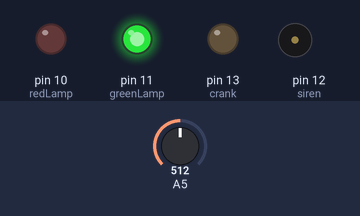
The sketch below on a simulated Arduino Uno, built with avr-gcc and run on an emulated ATmega328P. Shown: output pins drawn as LEDs (lit = HIGH), buzzer (waves = sounding, pin HIGH). The inputs (shaded band) are chosen by the test bench; at power-on: A5 = 512.

Above: at 1.2 s.
1.3 s: A5 set to 420
2.8 s: A5 set to 400
At 3.9 s:
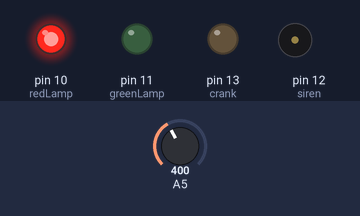
4.3 s: A5 set to 511
At 5.0 s:
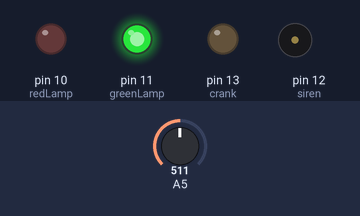
5.8 s: A5 set to 306
At 6.2 s:
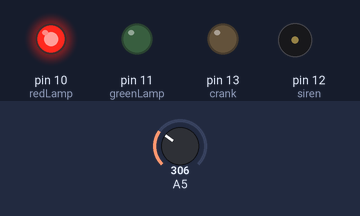
Timing chart, 0 to 8.3 s (numbered marks = the images above; inputs shaded):
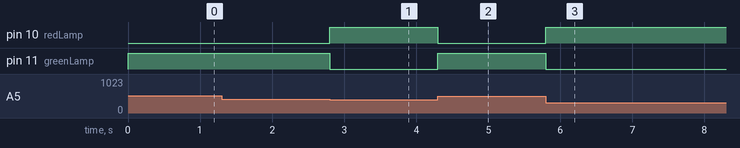

Measured:
- the behaviour switches between 410 and 409 on A5 (found by bisection; images 0 and 1)
- after the input at 1.3 s, every drawn part: stays the same
- after the input at 2.8 s, pin 10 (redLamp): LOW → HIGH at once; pin 11 (greenLamp): HIGH → LOW at once
- after the input at 4.3 s, pin 10 (redLamp): HIGH → LOW at once; pin 11 (greenLamp): LOW → HIGH at once
- after the input at 5.8 s, pin 10 (redLamp): LOW → HIGH at once; pin 11 (greenLamp): HIGH → LOW at once

The sketch:

generator-auto-crank.ino
```cpp
int feed = "A0";
int feedThreshold = 2;

int crank = 13;
int crankSeconds = 4;
int crankRestSeconds = 6;
int attempt = 3;

int siren = 12;
int sirenSeconds = 60;

int greenLamp = 11;
int redLamp = 10;

void setup()
{

  Serial.begin(9600);

  pinMode(feed, INPUT);
  pinMode(crank, OUTPUT);
  pinMode(siren, OUTPUT);
  pinMode(greenLamp, OUTPUT);
  pinMode(redLamp, OUTPUT);

  if(checkFeed(feed) < feedThreshold)
  {generatorOff(greenLamp, redLamp);}
  else
  {generatorOn(greenLamp, redLamp);}

  for(int i = 1; i<= attempt; i++)
  {
    if(checkFeed(feed) < feedThreshold)
    {startMotor(crank, crankSeconds, crankRestSeconds);}
  }

  if(checkFeed(feed) < feedThreshold)
  {startSiren(siren, sirenSeconds);}
  else
  {generatorOn(greenLamp, redLamp);}

}

void loop()
{
  if(checkFeed(feed) < feedThreshold)
  {generatorOff(greenLamp, redLamp);}
  else
  {generatorOn(greenLamp, redLamp);}
}

void generatorOff(int greenLamp, int redLamp)
{
  off(greenLamp);
  on(redLamp);
}

void generatorOn(int greenLamp, int redLamp)
{
  on(greenLamp);
  off(redLamp);
}

void on(int lamp)
{digitalWrite(lamp, HIGH);}

void off(int lamp)
{digitalWrite(lamp, LOW);}

void startMotor(int crank, int crankSeconds, int crankRestSeconds)
{
  digitalWrite(crank, HIGH);
  delay(crankSeconds * 1000);
  digitalWrite(crank, LOW);
  delay(crankRestSeconds * 1000);
}

void startSiren(int siren, int sirenSeconds)
{
  digitalWrite(siren, HIGH);
  delay(sirenSeconds * 1000);
  digitalWrite(siren, LOW);
}

float checkFeed(int feed)
{
  int sensorValue = analogRead(feed);
  float voltage = sensorValue * (5.0 / 1023.0);
  return voltage;
}
```
